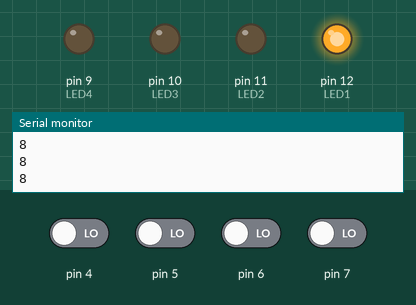
Recording of a sketch running on a simulated Arduino Uno, built with avr-gcc and run on an emulated ATmega328P. Parts: output pins drawn as LEDs (lit = HIGH), the last lines printed to the serial monitor. The inputs (shaded band) are chosen by the test bench; at power-on: pin 4–7 LOW.

Above: at 1.2 s.
1.3 s: pin 4 driven HIGH
At 1.9 s:
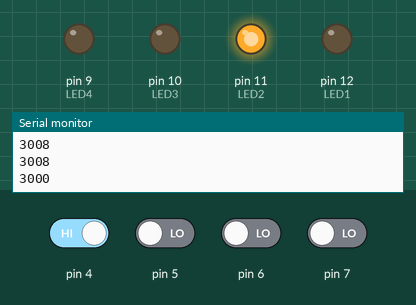
4.3 s: pin 5 driven HIGH
At 4.92 s:
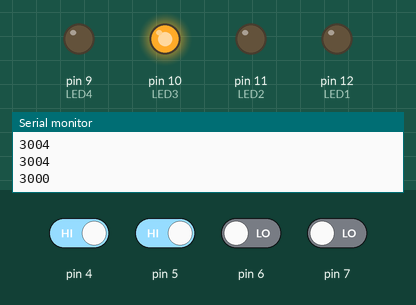
7.3 s: pin 5 driven LOW
At 7.51 s:
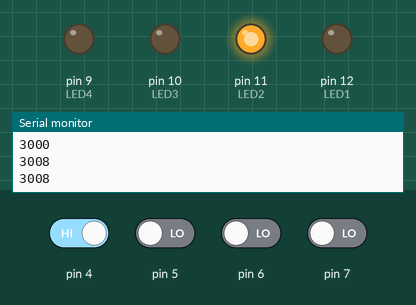
10.3 s: pin 7 driven HIGH
At 10.52 s:
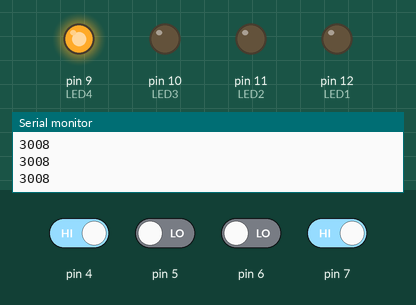
13.3 s: pin 7 driven LOW
At 13.53 s:
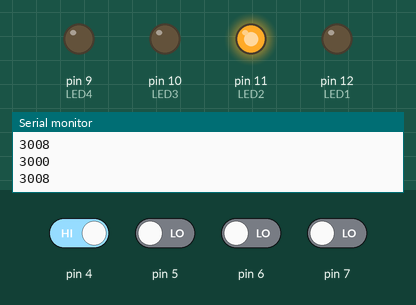
Timing chart, 0 to 16.3 s (numbered marks = the images above; inputs shaded):
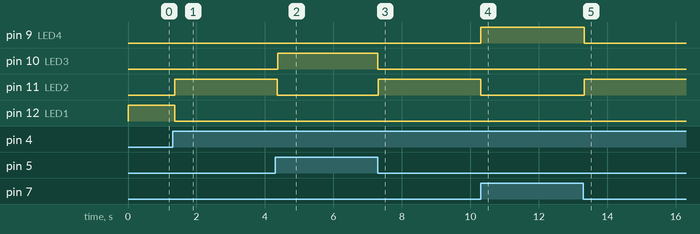

Measured:
- after the input at 1.3 s, pin 11 (LED2): LOW → HIGH after 0.07 s; pin 12 (LED1): HIGH → LOW after 0.06 s
- after the input at 4.3 s, pin 10 (LED3): LOW → HIGH after 0.07 s; pin 11 (LED2): HIGH → LOW after 0.07 s
- after the input at 7.3 s, pin 10 (LED3): HIGH → LOW at once; pin 11 (LED2): LOW → HIGH at once
- after the input at 10.3 s, pin 9 (LED4): LOW → HIGH at once; pin 11 (LED2): HIGH → LOW at once
- after the input at 13.3 s, pin 9 (LED4): HIGH → LOW after 0.03 s instead of 4.0 s; pin 11 (LED2): LOW → HIGH at once

The sketch:

IR_SENSOR_NEW.ino
```cpp
//Code for the QRE1113 Digital board
//Outputs via the serial terminal - Lower numbers mean more reflected
//3000 or more means nothing was reflected.

int IR1 = 4; //connected to digital 2
int IR2 = 5;
int IR3 = 6;
int IR4 = 7;
int LED1 = 12;  // move backwards   digital pin 12
int LED2 = 11;  // move fowards     digital pin 11
int LED3 = 10;  // move right       digital pin 10
int LED4 = 9;   // move left        digital pin 9


void setup(){
  Serial.begin(9600);
  pinMode(LED1, OUTPUT);
  pinMode(LED2, OUTPUT);
  pinMode(LED3, OUTPUT);
  pinMode(LED4, OUTPUT);
}

void loop()
{
  IR_Sensor_Mod();
}


void IR_Sensor_Mod()
{
  int LS1 = readQD(IR1);
  int LS2 = readQD(IR2);
  int RS1 = readQD(IR3);
  int RS2 = readQD(IR4);
  Serial.println(LS1);

  if (LS1<2500 && RS1<2500)
  {
    // Move backwards if front sees white
      digitalWrite(LED1, HIGH);
      delay(80);
      digitalWrite(LED1, LOW);
   }

   else if (LS2<2500 && RS2<2500)
   {
   // Move fowards if back sees white
      digitalWrite(LED2, HIGH);
      delay(80);
      digitalWrite(LED2, LOW);
   }

   else if (LS1<2500 || LS2<2500)
   {
    // Turn right if any of the left sensors see white
     digitalWrite(LED4, HIGH);
     delay(80);
     digitalWrite(LED4, LOW);
   }

   else if (RS1<2500 || RS2<2500)
   {
   // Turn left if any of the right sensors see white
      digitalWrite(LED3, HIGH);
      delay(80);
      digitalWrite(LED3, LOW);
   }
} //end of the IR_Sensor_Mod

int readQD(int sensor_number)
{
  //Returns value from the QRE1113
  //Lower numbers mean more refleacive
  //More than 3000 means nothing was reflected.
  pinMode( sensor_number, OUTPUT );
  digitalWrite( sensor_number, HIGH );
  delayMicroseconds(10);
  pinMode( sensor_number, INPUT );

  long time = micros();

  //time how long the input is HIGH, but quit after 3ms as nothing happens after that
  while (digitalRead(sensor_number) == HIGH && micros() - time < 3000);
  int diff = micros() - time;

  return diff;
}  // end of readQD
```

Pseudocode.c
```cpp
/*
purpose: To have a robot stand in comeptition
method

*/
```
